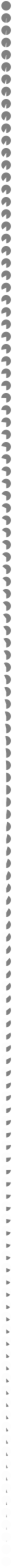
#> input picture src/gfx/item/src_knob_stack.png, 49 x 6272 px (shown at 1/4 size)
$ python -i make_icons.py   (imports and definitions only)   (older library calls are emulated)
#> lines starting #> are read from the running program, lines starting #| are printed output that depends on the picture
#> further down, picture is the input picture: PIL image 49x6272 RGBA; mean R, G, B, A 67.5, 67.5, 67.5, 92.1
import os
import glob
from PIL import Image, ImageEnhance, ImageChops, ImageOps
import fnmatch
import shutil
import yaml
import math

# - - - - - - - - - - - - - - - - - - - - - - - - - - - - - - - - - - - - - -
#           Globals
# - - - - - - - - - - - - - - - - - - - - - - - - - - - - - - - - - - - - - -

path_to_lookup="../../../"
color_file="spritemaker_lookup.yml"

# console output
print_group_message=True
print_icon_message=False

# available elements
zoom_levels = (100,125,150,175,200,225, 250)
themes = ("dark", "dimmed", "light")
versions = ("v3", "v6")

path_original = "original"
path_custom = "custom"

# hover modulation
hover_brightness=1.2
hover_contrast=0.8

# tcp icon alpha per sprite
tcp_sheet_alpha = [0.3,0.5,0.75]

# resize filter
resize_filter=Image.BILINEAR

# - - - - - - - - - - - - - - - - - - - - - - - - - - - - - - - - - - - - - -
#           Method : Load Configuration data
# - - - - - - - - - - - - - - - - - - - - - - - - - - - - - - - - - - - - - -

# [55 lines left out: function load_config_data, not called in this run]

# - - - - - - - - - - - - - - - - - - - - - - - - - - - - - - - - - - - - - -
#       Rescale
# - - - - - - - - - - - - - - - - - - - - - - - - - - - - - - - - - - - - - -

def rescale(x:float, in_min:float, in_max:float, out_min:float, out_max:float):
    return min(max((x - in_min) * (out_max - out_min) / (in_max - in_min) + out_min,out_min),out_max)

# - - - - - - - - - - - - - - - - - - - - - - - - - - - - - - - - - - - - - -
#   Method : Pick Color
# - - - - - - - - - - - - - - - - - - - - - - - - - - - - - - - - - - - - - -

# [48 lines left out: functions pick_color, adjust_image_alpha, not called in this run]

# - - - - - - - - - - - - - - - - - - - - - - - - - - - - - - - - - - - - - -
#           Lists
# - - - - - - - - - - - - - - - - - - - - - - - - - - - - - - - - - - - - - -

# colors
color_palette = {
    "off":(220,220,220),
    "on":(0,0,0),
    "red":(200,80,80)
}

color_palette["dark"]={}
color_palette["dimmed"]={}
color_palette["light"]={}

# icon sizes
sprite_size_lookup={
    100:30,
    125:35,
    150:45,
    175:49,
    200:60,
    225:63,
    250:75,
}

color_filter_lookup={
    #"record_button_off":((126,58,42),0.75,0),
    #"record_button_on": ((187,37,0),0.75,0),
    "red": ((163,82,109),0.1,0),
    "recarm": ((134,60,43),0.1,0.9),
    "solo_yellow": ((191,191,0),0.5,0),
    "solo_red": ((163,82,109),0.1,0),
    "solo_pink": ((168,57,150),0.1,0),
    "env_read": ((0,255,128),0.5,0),
    "env_latch": ((176,64,255),0.5,0),
    "env_preview": ((0,42,255),0.5,0),
    "env_touch": ((255,191,0),0.5,0),
    "env_write": ((255,0,0),0.5,0)
}

# neutral icon colors
sprite_neutral=[
    "toolbar_audio_waveform_properties*",
    "toolbar_ex_insert_open*",
    "toolbar_load*",
    "toolbar_new*",
    "toolbar_projprop*",
    "toolbar_redo*",
    "toolbar_save*",
    "toolbar_undo*",
    "toolbar_revert*",
    "toolbar_add*",
    "toolbar_delete*",
]

# off state buttons
sprite_off=[
    "*_off.png"
]

# on state buttons
sprite_on=[
    "*_on.png",
    "*ripple_all.png",
    "*ripple_one.png"
]

# tcp empty area sprites
sprite_tcp_empty_area=[
    "toolbar_add_insert.png",
]

# v3 buttons
sprite_v3=[
    "*v3*"
]

# use last sprite as base
sprite_use_last=[
 "*_on.png",
 "*_one.png",
 "*_all.png",
 "*_record.png"
]

# remove original border
sprite_border_remove=[
    "toolbar_midi_mode_*",
    "toolbar_ex_tempo_match_*",
    "toolbar_ripple_one_*",
    "toolbar_ripple_all_*",
    "toolbar_playtime*"
]

# clear dummy bitmap
filter_blank= [
    "toolbar_blank.png"
]

# force normal filter (no red)
filter_normal= [
    "toolbar_color_item_selected.png",
    "toolbar_color_take_lane.png",
]

# automation icons
filter_envelope = [
    "toolbar_env_auto*",
]

# color icons (rainbow)
filter_color = [
    "toolbar_color*",
]

# solo icons
filter_solo = [
    "toolbar_solo*",
]

# record icons
filter_rec_off = [
    "toolbar_record.png"
]

filter_rec_on = [
    "toolbar_record_on.png"
]

filter_rec = [
    "*record*"
]


# pixels for border removal
border_shave = {
    100:3,
    150:5,
    200:8
}

# - - - - - - - - - - - - - - - - - - - - - - - - - - - - - - - - - - - - - -
#           Method : Pattern Match
# - - - - - - - - - - - - - - - - - - - - - - - - - - - - - - - - - - - - - -

def pattern_match(word, pattern_list):
    return any(fnmatch.fnmatch(word, pattern) for pattern in pattern_list)

# - - - - - - - - - - - - - - - - - - - - - - - - - - - - - - - - - - - - - -
#           Method : Get Color Distance
# - - - - - - - - - - - - - - - - - - - - - - - - - - - - - - - - - - - - - -

def color_distance(c1, c2):
    return math.sqrt(sum((a - b) ** 2 for a, b in zip(c1, c2)))

# - - - - - - - - - - - - - - - - - - - - - - - - - - - - - - - - - - - - - -
#           Method : Combine Images
# - - - - - - - - - - - - - - - - - - - - - - - - - - - - - - - - - - - - - -

# [65 lines left out: functions combine_images, cut_out, color_filter, not called in this run]

# - - - - - - - - - - - - - - - - - - - - - - - - - - - - - - - - - - - - - -
#           Method : Create Dummy
# - - - - - - - - - - - - - - - - - - - - - - - - - - - - - - - - - - - - - -

def create_dummy(out_file,size):
    spritesheet = Image.new("RGBA", (size*3,size), (0, 0, 0, 0))
    spritesheet.save(out_file)


# - - - - - - - - - - - - - - - - - - - - - - - - - - - - - - - - - - - - - -
#           Method : Create Spritesheet
# - - - - - - - - - - - - - - - - - - - - - - - - - - - - - - - - - - - - - -

# [276 lines left out: functions create_spritesheet, get_color, color_add, mod_alpha, mod_hsl, not called in this run]

# - - - - - - - - - - - - - - - - - - - - - - - - - - - - - - - - - - - - - -
#           Method : Apply Curve to Pixel
# - - - - - - - - - - - - - - - - - - - - - - - - - - - - - - - - - - - - - -

def apply_curve_to_pixel(value, curve_factor):
    return int(255 * (value / 255) ** curve_factor)

# - - - - - - - - - - - - - - - - - - - - - - - - - - - - - - - - - - - - - -
#           Method : Modify Alpha Contrast
# - - - - - - - - - - - - - - - - - - - - - - - - - - - - - - - - - - - - - -

def adjust_alpha_contrast(image, contrast_factor=1, curve_factor=1):
    # Ensure the image has an alpha channel
#> called with contrast_factor = 1, curve_factor = 1
    if image.mode != 'RGBA':
        raise ValueError("Image must be in RGBA mode")

    # Split the image into its component channels
    r, g, b, alpha = image.split()
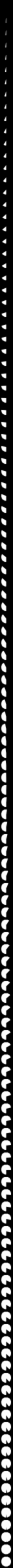
#> r: PIL image 49x6272 L (shown at 1/4 size); min 0, max 253, mean 67.5
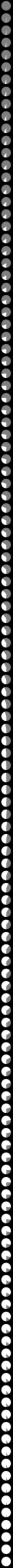
#> alpha: PIL image 49x6272 L (shown at 1/4 size); min 0, max 255, mean 92.1

    # Apply curve adjustment to the alpha channel
    alpha = alpha.point(lambda p: apply_curve_to_pixel(p, curve_factor))

    # Enhance the contrast of the alpha channel
    enhancer = ImageEnhance.Contrast(alpha)
    alpha_enhanced = enhancer.enhance(contrast_factor)

    # Recombine the channels back into an RGBA image
    adjusted_image = Image.merge("RGBA", (r, g, b, alpha_enhanced))

    return adjusted_image

# - - - - - - - - - - - - - - - - - - - - - - - - - - - - - - - - - - - - - -
#           Method : Modify Brightness / Contrastt
# - - - - - - - - - - - - - - - - - - - - - - - - - - - - - - - - - - - - - -

# [179 lines left out: functions brightness_contrast, check_for_color_amount, hsl_filter_image, tint_image, colorize_image, create_icons, not called in this run]

# - - - - - - - - - - - - - - - - - - - - - - - - - - - - - - - - - - - - - -
#           Processing
# - - - - - - - - - - - - - - - - - - - - - - - - - - - - - - - - - - - - - -

# load spritemaker config
# [29 lines not run here, left out]

>>> from PIL import Image
>>> picture = Image.open('../../../item/src_knob_stack.png')
>>> result = adjust_alpha_contrast(picture)

$ run again, on src/gfx/knob/out/dark/mcp_send_knob_stack.png
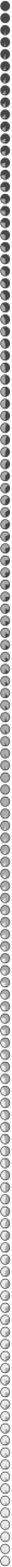
#> input picture src/gfx/knob/out/dark/mcp_send_knob_stack.png, 21 x 2730 px (shown at 1/2 size)
#> picture is the input picture: PIL image 21x2730 RGBA; mean R, G, B, A 61.6, 61.6, 61.6, 115.8
#> in adjust_alpha_contrast, `r, g, b, alpha = image.split()`:
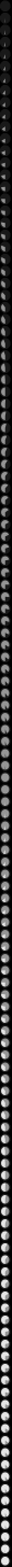
#> r: PIL image 21x2730 L (shown at 1/2 size); min 0, max 230, mean 61.6
#> in adjust_alpha_contrast, `r, g, b, alpha = image.split()`:
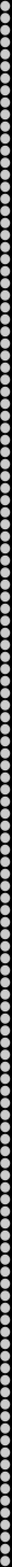
#> alpha: PIL image 21x2730 L (shown at 1/2 size); min 0, max 204, mean 115.8
